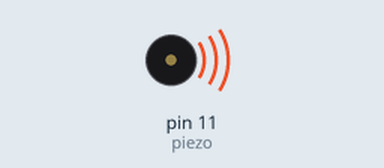
Simulated run of this sketch. Board: Arduino Uno, built with avr-gcc and run on an emulated ATmega328P. Parts: buzzer (waves = sounding).

Above: at 0.1 s.
At 36.6 s:
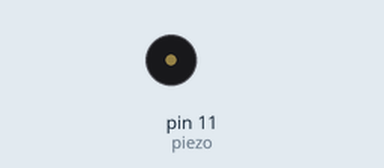
Timing chart, 0 to 40.0 s (numbered marks = the images above):
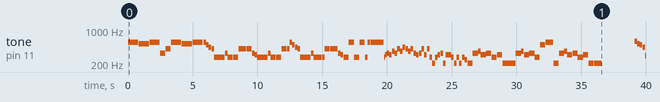

The sketch:

My_War.ino
```cpp
#define NOTE_B0  31
#define NOTE_C1  33
#define NOTE_CS1 35
#define NOTE_D1  37
#define NOTE_DS1 39
#define NOTE_E1  41
#define NOTE_F1  44
#define NOTE_FS1 46
#define NOTE_G1  49
#define NOTE_GS1 52
#define NOTE_A1  55
#define NOTE_AS1 58
#define NOTE_B1  62
#define NOTE_C2  65
#define NOTE_CS2 69
#define NOTE_D2  73
#define NOTE_DS2 78
#define NOTE_E2  82
#define NOTE_F2  87
#define NOTE_FS2 93
#define NOTE_G2  98
#define NOTE_GS2 104
#define NOTE_A2  110
#define NOTE_AS2 117
#define NOTE_B2  123
#define NOTE_C3  131
#define NOTE_CS3 139
#define NOTE_D3  147
#define NOTE_DS3 156
#define NOTE_E3  165
#define NOTE_F3  175
#define NOTE_FS3 185
#define NOTE_G3  196
#define NOTE_GS3 208
#define NOTE_A3  220
#define NOTE_AS3 233
#define NOTE_B3  247
#define NOTE_C4  262
#define NOTE_CS4 277
#define NOTE_D4  294
#define NOTE_DS4 311
#define NOTE_E4  330
#define NOTE_F4  349
#define NOTE_FS4 370
#define NOTE_G4  392
#define NOTE_GS4 415
#define NOTE_A4  440
#define NOTE_AS4 466
#define NOTE_B4  494
#define NOTE_C5  523
#define NOTE_CS5 554
#define NOTE_D5  587
#define NOTE_DS5 622
#define NOTE_E5  659
#define NOTE_F5  698
#define NOTE_FS5 740
#define NOTE_G5  784
#define NOTE_GS5 831
#define NOTE_A5  880
#define NOTE_AS5 932
#define NOTE_B5  988
#define NOTE_C6  1047
#define NOTE_CS6 1109
#define NOTE_D6  1175
#define NOTE_DS6 1245
#define NOTE_E6  1319
#define NOTE_F6  1397
#define NOTE_FS6 1480
#define NOTE_G6  1568
#define NOTE_GS6 1661
#define NOTE_A6  1760
#define NOTE_AS6 1865
#define NOTE_B6  1976
#define NOTE_C7  2093
#define NOTE_CS7 2217
#define NOTE_D7  2349
#define NOTE_DS7 2489
#define NOTE_E7  2637
#define NOTE_F7  2794
#define NOTE_FS7 2960
#define NOTE_G7  3136
#define NOTE_GS7 3322
#define NOTE_A7  3520
#define NOTE_AS7 3729
#define NOTE_B7  3951
#define NOTE_C8  4186
#define NOTE_CS8 4435
#define NOTE_D8  4699
#define NOTE_DS8 4978
#define REST      0

int notes = 265;
int tempo = 144;
int piezo = 11;

int melody[] = {
  NOTE_CS5,2, NOTE_C5,2, NOTE_CS5,2,
  NOTE_E4,4, NOTE_GS4,4, NOTE_CS5,2, NOTE_C5,2, NOTE_CS5,2,
  NOTE_CS5,8 ,NOTE_B4,8, NOTE_A4,8, NOTE_GS4,8, NOTE_CS4,2, NOTE_E4,8, NOTE_CS4,4, NOTE_CS4,8,  NOTE_CS4,8, NOTE_GS4,8, NOTE_GS4,8, NOTE_GS4,8, NOTE_GS4,4,
  NOTE_E4,8, NOTE_DS4,8, NOTE_CS4,4, NOTE_CS4,4, NOTE_E4,8, NOTE_CS4,4, NOTE_CS4,8,  NOTE_CS4,8, NOTE_GS4,8, NOTE_GS4,8, NOTE_GS4,8,
  NOTE_CS5,8 ,NOTE_B4,8, NOTE_A4,8, NOTE_GS4,8, NOTE_CS4,2, NOTE_E4,8, NOTE_CS4,4, NOTE_CS4,8,  NOTE_CS4,8, NOTE_GS4,8, NOTE_GS4,8, NOTE_GS4,8, NOTE_GS4,4,
  NOTE_E4,8, NOTE_DS4,8, NOTE_CS4,4, NOTE_CS5,4, NOTE_CS4,4, NOTE_CS5,4, NOTE_CS4,8, NOTE_CS5,8, NOTE_CS5,8, NOTE_CS5,8, NOTE_CS5,-4,

  NOTE_CS4,16, NOTE_DS4,16, NOTE_E4,8, NOTE_DS4,8, NOTE_FS4,8, NOTE_E4,8,
  NOTE_GS4,8, NOTE_FS4,8, NOTE_A4,8, NOTE_GS4,8,
  NOTE_FS4,8, NOTE_GS4,8, NOTE_E4,8, NOTE_DS4,8,
  NOTE_E4,8, NOTE_GS4,8, NOTE_DS4,8, NOTE_GS4,8,
  NOTE_CS4,8, NOTE_GS3,8, NOTE_CS4,8, NOTE_DS4,8, NOTE_E4,8, NOTE_GS3,8, NOTE_DS4,4,
  NOTE_CS4,8, NOTE_GS3,8, NOTE_CS4,8, NOTE_GS3,8, NOTE_CS4,8, NOTE_B3,8, NOTE_GS3,4,

  NOTE_E4,4, NOTE_FS4,8, NOTE_DS4,4, NOTE_E4,4, NOTE_CS4,4, NOTE_DS4,4, NOTE_GS3,8, NOTE_GS3,8, NOTE_GS3,4, NOTE_GS3,8,
  NOTE_E4,4, NOTE_FS4,8, NOTE_DS4,4, NOTE_E4,4, NOTE_CS4,4, NOTE_B4,4, NOTE_CS5,-4, NOTE_GS3,4,
  NOTE_E4,4, NOTE_FS4,8, NOTE_DS4,4, NOTE_E4,4, NOTE_CS4,4, NOTE_DS4,4, NOTE_GS3,8, NOTE_GS3,8, NOTE_GS3,-4, REST,-1,

  NOTE_D5,8, NOTE_C5,8, NOTE_B4,8, NOTE_A4,8, NOTE_D4,2, NOTE_F4,8, NOTE_D4,4, NOTE_D4,8, NOTE_D4,8, NOTE_A4,8, NOTE_A4,8, NOTE_A4,8, NOTE_A4,4,
  NOTE_F4,8, NOTE_E4,8, NOTE_D4,4, NOTE_D4,4, NOTE_F4,8, NOTE_D4,4, NOTE_D4,8, NOTE_D4,8, NOTE_A4,8, NOTE_A4,8, NOTE_A4,8, NOTE_A4,2,
  NOTE_D4,2, NOTE_F4,8, NOTE_D4,4, NOTE_D4,8, NOTE_D4,8, NOTE_A4,8, NOTE_A4,8, NOTE_A4,8, NOTE_A4,4,
  NOTE_F4,8, NOTE_E4,8, NOTE_D4,4, NOTE_D5,4, NOTE_D4,4, NOTE_D5,4, NOTE_D4,8, NOTE_D5,8, NOTE_D5,8, NOTE_D5,8, NOTE_D5,-4,

  NOTE_D5,16, NOTE_E5,16, NOTE_F5,-4, NOTE_E5,16, NOTE_D5,16, NOTE_E5,4, NOTE_C5,4,
  NOTE_D5,-4, NOTE_C5,16, NOTE_B4,16, NOTE_C5,4, NOTE_A4,4,
  NOTE_AS4,-4, NOTE_A4,16, NOTE_G4,16, NOTE_A4,4, NOTE_F4,4, NOTE_E4,4, NOTE_A4,4, NOTE_G4,8, NOTE_F4,8, NOTE_E4,8, NOTE_F4,8,
  NOTE_D4,2, NOTE_A4,2, NOTE_D5,4, NOTE_F5,4, NOTE_E5,8, NOTE_D5,8, NOTE_C5,8, NOTE_A4,8, NOTE_D5,4, NOTE_C5,4, NOTE_A4,4, NOTE_C5,4, NOTE_D5,-2,

  REST,8, NOTE_AS4,16, NOTE_C5,16, NOTE_D5,2, NOTE_A5,8, NOTE_G5,8, NOTE_F5,4, NOTE_E5,2,
  NOTE_F5,5, NOTE_E5,4, NOTE_D4,4, NOTE_D5,4, NOTE_D4,4, NOTE_D5,4, NOTE_D4,4, NOTE_D5,8, NOTE_D5,8, NOTE_D5,8, NOTE_D5,2,

  NOTE_CS5,8, NOTE_CS5,8, NOTE_C5,8, NOTE_C5,8, NOTE_CS5,8, NOTE_CS5,8, NOTE_C5,8, NOTE_C5,8, NOTE_CS5,8, NOTE_CS5,8, NOTE_C5,8, NOTE_C5,8, NOTE_GS4,2,
  NOTE_CS5,8, NOTE_CS5,8, NOTE_C5,8, NOTE_C5,8, NOTE_CS5,8, NOTE_CS5,8, NOTE_C5,8, NOTE_C5,8, NOTE_CS5,8, NOTE_CS5,8, NOTE_GS4,8, NOTE_A4,8, NOTE_GS4,2,
  NOTE_CS5,8, NOTE_CS5,8, NOTE_C5,8, NOTE_C5,8, NOTE_CS5,8, NOTE_CS5,8, NOTE_C5,8, NOTE_C5,8, NOTE_CS5,8, NOTE_CS5,8, NOTE_C5,8, NOTE_C5,8, NOTE_GS4,2,
  NOTE_CS4,4, NOTE_CS5,4, NOTE_CS4,4, NOTE_CS5,4, NOTE_CS4,4, NOTE_CS5,4, NOTE_CS4,4, NOTE_CS5,4, NOTE_CS4,4, REST,-2
};


void musicPlayer(int melody[], int notes, int tempo) {

  for (int note = 0; note < notes * 2; note = note + 2) {

    int noteDuration = 0;
    int wholeNote = 240000 / tempo;
    int divider = melody[note + 1];
    if (divider > 0) {
      noteDuration = wholeNote / divider;
    } else {
      noteDuration = wholeNote / abs(divider) * 1.5;
    }
    tone(piezo, melody[note], noteDuration * 0.95);
    unsigned long waitingTime = millis() + noteDuration;
    while (millis() < waitingTime){
    }
  }
}


void setup() {
  pinMode(piezo, OUTPUT);
}

void loop() {
  musicPlayer(melody, notes, tempo);
}
```

Measured:
- by itself, tone on pin 11 (piezo): plays 554 Hz for 0.79 s, 523 Hz for 0.79 s, 554 Hz for 0.79 s, 330 Hz for 0.40 s, 415 Hz for 0.40 s, 554 Hz for 0.79 s … (120 notes in this stretch)
